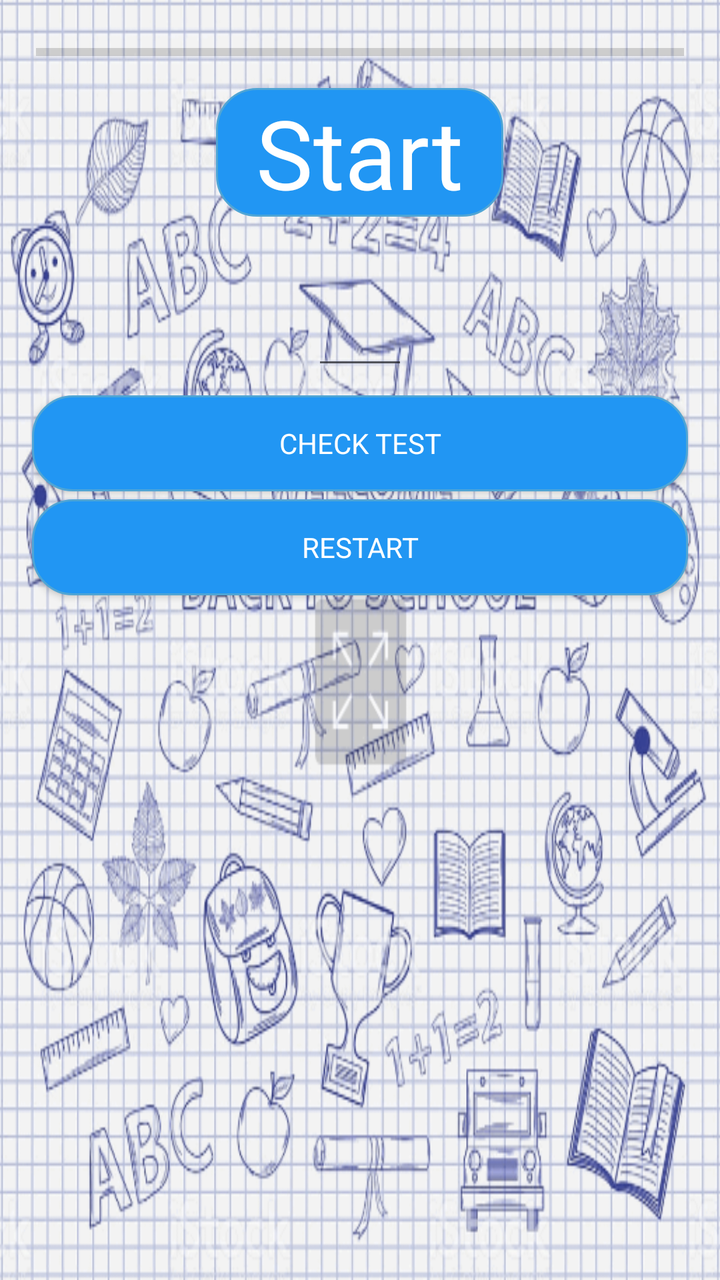
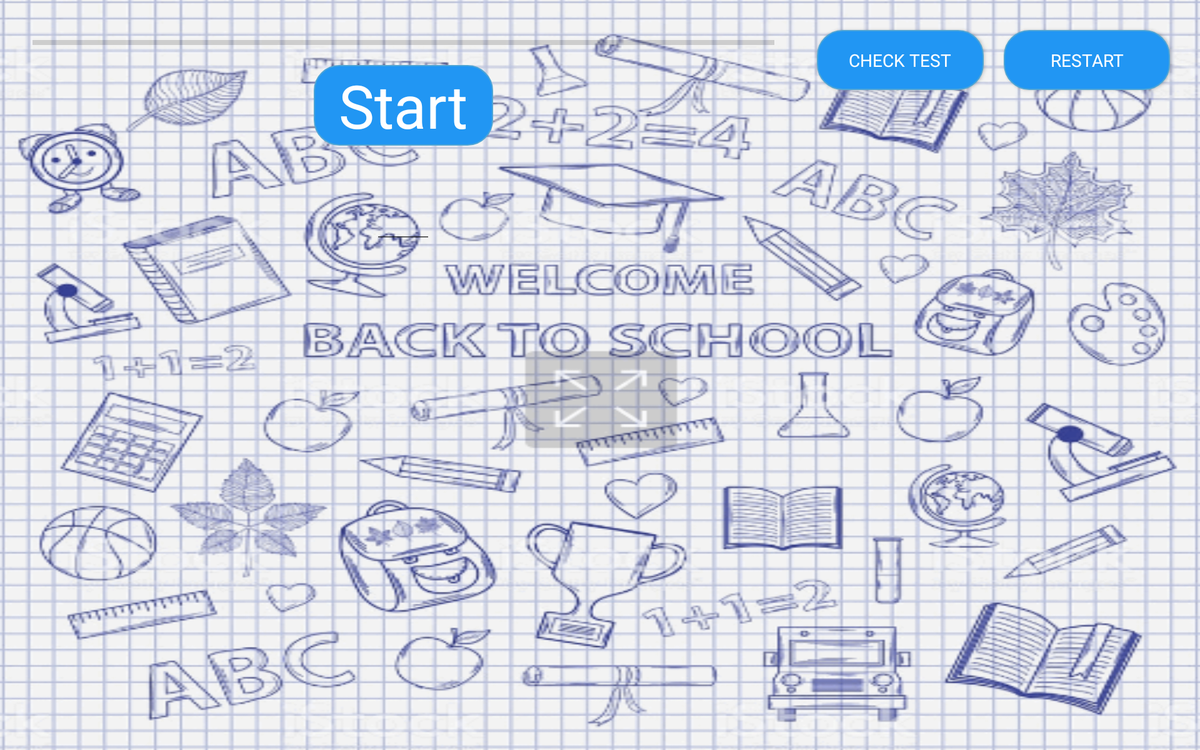

One screen, two layout resources from the same app: the default and the repository's alternative for another configuration. Each is rendered where Android would select it; the XML of both is given below.
<!-- AndroidManifest.xml: application theme AppTheme -->
<!-- res/layout/activity_level2.xml -->
<?xml version="1.0" encoding="utf-8"?>
<RelativeLayout
        xmlns:android="http://schemas.android.com/apk/res/android"
        xmlns:tools="http://schemas.android.com/tools"
        android:layout_width="match_parent"
        android:layout_height="match_parent"
        android:background="@drawable/b_ground"
        style="@style/MyLayoutStyleLevel"
        tools:context=".MainActivity">

    <ProgressBar
            android:id="@+id/progress_bar"
            android:layout_width="match_parent"
            android:layout_height="wrap_content"
            style="?android:attr/progressBarStyleHorizontal"
            android:layout_margin="10dp"
            android:max="10"
            android:progress="0"/>

    <TextView
            android:id="@+id/tw_count"
            android:layout_width="wrap_content"
            android:layout_height="wrap_content"
            android:layout_below="@id/progress_bar"
            android:text="@string/start_message"
            style="@style/MyTextViewStyleLevel"
            />
    <EditText
            android:id="@+id/edit_text_answer"
            android:layout_width="wrap_content"
            android:layout_height="wrap_content"
            android:layout_below="@id/tw_count"
            style="@style/MyEditTextStyleLevel"
    />
    <LinearLayout
            android:id="@+id/buttons_view"
            android:orientation="vertical"
            android:layout_below="@id/edit_text_answer"
            android:layout_width="match_parent"
            android:layout_height="wrap_content"
            android:layout_margin="8dp">

        <Button
                android:id="@+id/btn_play"
                android:layout_width="match_parent"
                android:layout_height="wrap_content"
                android:text="@string/btn_play"
                style="@style/MyButtonStyleLevel"
        />
        <Button
                android:id="@+id/btn_restart"
                android:layout_width="match_parent"
                android:layout_height="wrap_content"
                android:text="@string/btn_restart"
                style="@style/MyButtonStyleLevel"
        />
    </LinearLayout>

</RelativeLayout>
<!-- resources referenced by this layout -->
<resources>
  <!-- drawable b_ground: png bitmap (drawable, 125058 bytes) -->
  <string name="btn_play">CHECK TEST</string>
  <string name="btn_restart">RESTART</string>
  <string name="start_message">Start</string>
  <style name="MyButtonStyleLevel" parent="Theme.AppCompat.Light.DarkActionBar">
          <item name="android:background">@drawable/back</item>
          <item name="android:textColor">@android:color/white</item>
          <item name="android:layout_marginBottom">4dp</item>
      </style>
  <style name="MyEditTextStyleLevel" parent="Theme.AppCompat.Light.DarkActionBar">
          <item name="android:layout_centerHorizontal">true</item>
          <item name="android:textSize">48sp</item>
          <item name="android:inputType">number</item>
          <item name="android:minWidth">48dp</item>
          <item name="android:contentDescription" />
          <item name="android:textColor">@color/colorAccent</item>
      </style>
  <style name="MyLayoutStyleLevel" parent="Theme.AppCompat.Light.DarkActionBar">
          <item name="android:padding">8dp</item>
      </style>
  <style name="MyTextViewStyleLevel" parent="Theme.AppCompat.Light.DarkActionBar">
          <item name="android:textSize">48sp</item>
          <item name="android:background">@drawable/back</item>
          <item name="android:textColor">@android:color/white</item>
          <item name="android:paddingLeft">20dp</item>
          <item name="android:paddingRight">20dp</item>
          <item name="android:gravity">center</item>
          <item name="android:layout_centerInParent">true</item>
      </style>
  <style name="AppTheme" parent="Theme.AppCompat.Light.DarkActionBar">
          
          <item name="colorPrimary">@color/colorPrimary</item>
          <item name="colorPrimaryDark">@color/colorPrimaryDark</item>
          <item name="colorAccent">@color/colorAccent</item>
      </style>
  <!-- drawable back (drawable) -->
  <?xml version="1.0" encoding="utf-8"?>
  <shape xmlns:android="http://schemas.android.com/apk/res/android"
         android:shape="rectangle" >
      <corners android:radius="20dp"/>
      <solid android:color="@color/colorPrimary" />
      <stroke android:width="1dp" android:color="#4fa5d5"/>
  </shape>
  <color name="colorAccent">#D50000</color>
  <color name="colorPrimary">#2196F3</color>
  <color name="colorPrimaryDark">#1976D2</color>
</resources>
<!-- res/layout-large-land/activity_level2.xml (the repository's variant of the layout above) -->
<!-- drawn on a 7-inch tablet turned sideways -->
<?xml version="1.0" encoding="utf-8"?>
<LinearLayout
        xmlns:android="http://schemas.android.com/apk/res/android"
        xmlns:tools="http://schemas.android.com/tools"
        android:layout_width="match_parent"
        android:layout_height="match_parent"
        android:orientation="horizontal"
        android:background="@drawable/b_ground"
        style="@style/MyLayoutStyleLevel"
        tools:context=".MainActivity">

    <LinearLayout
            android:layout_width="match_parent"
            android:layout_height="match_parent"
            android:orientation="vertical"
            android:layout_weight="1"
            android:layout_margin="8dp"
            android:gravity="center|top">

        <ProgressBar
                android:id="@+id/progress_bar"
                android:layout_width="match_parent"
                android:layout_height="wrap_content"
                style="?android:attr/progressBarStyleHorizontal"
                android:layout_margin="10dp"
                android:max="10"
                android:progress="0"/>

        <TextView
                android:id="@+id/tw_count"
                android:layout_width="wrap_content"
                android:layout_height="wrap_content"
                android:text="@string/start_message"
                style="@style/MyTextViewStyleLevel"
        />
        <EditText
                android:id="@+id/edit_text_answer"
                android:layout_width="wrap_content"
                android:layout_height="wrap_content"
                style="@style/MyEditTextStyleLevel"
        />

    </LinearLayout>


    <LinearLayout
            android:id="@+id/buttons_view"
            android:orientation="horizontal"
            android:layout_width="match_parent"
            android:layout_height="match_parent"
            android:layout_margin="8dp"
            android:layout_weight="2">

        <Button
                android:id="@+id/btn_play"
                android:layout_width="match_parent"
                android:layout_height="wrap_content"
                android:layout_weight="1"
                android:layout_margin="8dp"
                android:text="@string/btn_play"
                style="@style/MyButtonStyleLevel"
        />
        <Button
                android:id="@+id/btn_restart"
                android:layout_width="match_parent"
                android:layout_height="wrap_content"
                android:layout_weight="1"
                android:layout_margin="8dp"
                android:text="@string/btn_restart"
                style="@style/MyButtonStyleLevel"
        />
    </LinearLayout>

</LinearLayout>
